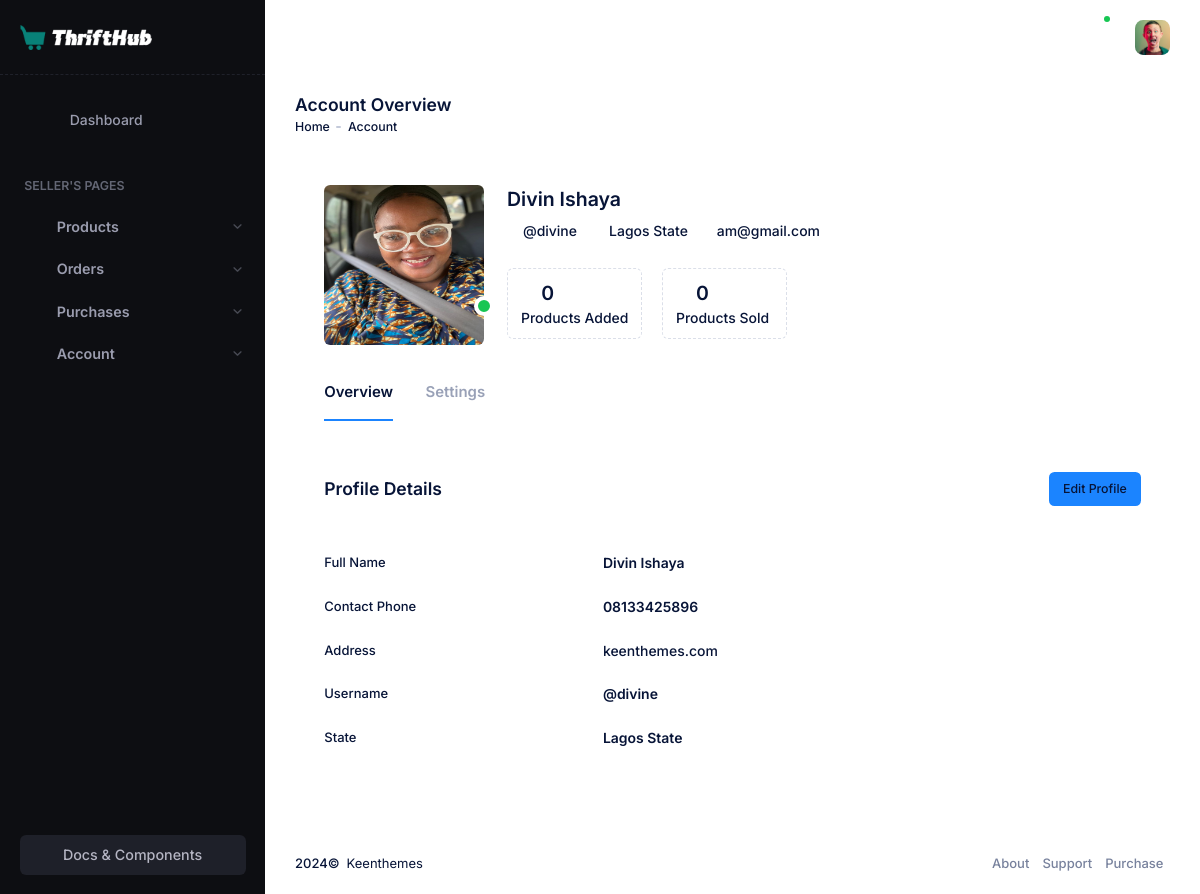
The page /user/user-profile/ (signed in) on the database its author committed.
### accounts/models.py (models this page shows)
class UserProfile(AbstractUser):
    first_name = models.CharField(max_length=50)
    last_name = models.CharField(max_length=50)
    email = models.EmailField(unique=True)
    phone_number = models.CharField(max_length=15)
    state = models.CharField(max_length=50)
    username = models.CharField(max_length=150, unique=True)
    password = models.CharField(max_length=128)
    profile_picture = models.ImageField(upload_to='profile_pictures/', null=True, blank=True)
    class Meta:
        app_label = 'accounts'

### user_dashboard/views.py (the view)
# urls.py: path('user/user-profile/', views.user_profile, name='user_profile'),
@login_required
def user_profile(request):
    return render(request, 'user-templates/user-profile.html')

### templates/user-templates/user-profile.html (shortened to what this page needs)
{% extends 'layouts/user-base.html' %}
{%load static %}
{% load humanize %}
{% block content %}
<div  class="page-title d-flex flex-column justify-content-center flex-wrap me-3 ">
    <h1 class="page-heading d-flex text-dark fw-bold fs-3 flex-column justify-content-center my-0">
        Account Overview
            </h1>
        <ul class="breadcrumb breadcrumb-separatorless fw-semibold fs-7 my-0 pt-1">
            <li class="breadcrumb-item text-muted">
                <a href="{% url 'user_dashboard:dashboard_user' %}" class="text-muted text-hover-primary">
                                Home                            </a>
                                            </li>
                    <li class="breadcrumb-item">
                        <span class="bullet bg-gray-400 w-5px h-2px"></span>
                    </li>
                                    <li class="breadcrumb-item text-muted">
                                                    Account                                            </li>
                    </ul>
    </div>
        </div>
    </div>
<div id="kt_app_content" class="app-content  flex-column-fluid " >
        <div id="kt_app_content_container" class="app-container  container-xxl ">
<div class="card mb-5 mb-xl-10">
    <div class="card-body pt-9 pb-0">
        <div class="d-flex flex-wrap flex-sm-nowrap">
            <div class="me-7 mb-4">
                <div class="symbol symbol-100px symbol-lg-160px symbol-fixed position-relative">
                    <img src="../../media/{{user.profile_picture}}" alt="image" />
                    <div class="position-absolute translate-middle bottom-0 start-100 mb-6 bg-success rounded-circle border border-4 border-body h-20px w-20px"></div>
                </div>
            </div>
            <div class="flex-grow-1">
                <div class="d-flex justify-content-between align-items-start flex-wrap mb-2">
                    <div class="d-flex flex-column">
                        <div class="d-flex align-items-center mb-2">
                            <a href="#" class="text-gray-900 text-hover-primary fs-2 fw-bold me-1">{{user.first_name}} {{user.last_name}}</a>
                            <a href="#"><i class="ki-duotone ki-verify fs-1 text-primary"><span class="path1"></span></i></a>
                        </div>
                        <div class="d-flex flex-wrap fw-semibold fs-6 mb-4 pe-2">
                            <a href="#" class="d-flex align-items-center text-gray-400 text-hover-primary me-5 mb-2">
                                <i class="ki-duotone ki-profile-circle fs-4 me-1"><span class="path1"></span></i>                                @{{user.username}}
                            </a>
                            <a href="#" class="d-flex align-items-center text-gray-400 text-hover-primary me-5 mb-2">
                                <i class="ki-duotone ki-geolocation fs-4 me-1"><span class="path1"></span></i>                                {{user.state}}
                            </a>
                            <a href="#" class="d-flex align-items-center text-gray-400 text-hover-primary mb-2">
                                <i class="ki-duotone ki-sms fs-4"><span class="path1"></span></i>                                {{user.email}}
                            </a>
                        </div>
                    </div>
                </div>
                <div class="d-flex flex-wrap flex-stack">
                    <div class="d-flex flex-column flex-grow-1 pe-8">
                        <div class="d-flex flex-wrap">
                            <div class="border border-gray-300 border-dashed rounded min-w-125px py-3 px-4 me-6 mb-3">
                                <div class="d-flex align-items-center">
                                    <i class="ki-duotone ki-arrow-down fs-3 text-danger me-2"><span class="path1"></span></i>                                    <div class="fs-2 fw-bold" data-kt-countup="true" data-kt-countup-value="80">0</div>
                                </div>
                                <div class="fw-semibold fs-6 text-gray-400">Products Added</div>
                            </div>
                            <div class="border border-gray-300 border-dashed rounded min-w-125px py-3 px-4 me-6 mb-3">
                                <div class="d-flex align-items-center">
                                    <i class="ki-duotone ki-arrow-down fs-3 text-danger me-2"><span class="path1"></span></i>                                    <div class="fs-2 fw-bold" data-kt-countup="true" data-kt-countup-value="80">0</div>
                                </div>
                                <div class="fw-semibold fs-6 text-gray-400">Products Sold</div>
                            </div>
                        </div>
                    </div>
                </div>
            </div>
        </div>
        <ul class="nav nav-stretch nav-line-tabs nav-line-tabs-2x border-transparent fs-5 fw-bold">
                <li class="nav-item mt-2">
                    <a class="nav-link text-active-primary ms-0 me-10 py-5 active" href="{% url 'user_dashboard:user_profile' %}">
                        Overview                    </a>
                </li>
                <li class="nav-item mt-2">
                    <a class="nav-link text-active-primary ms-0 me-10 py-5 " href="{% url 'user_dashboard:user_setting' %}">
                        Settings                    </a>
                </li>
        </ul>
    </div>
</div>
<div class="card mb-5 mb-xl-10" id="kt_profile_details_view">
    <div class="card-header cursor-pointer">
        <div class="card-title m-0">
            <h3 class="fw-bold m-0">Profile Details</h3>
        </div>
        <a href="{% url 'user_dashboard:user_setting' %}"  class="btn btn-sm btn-primary align-self-center">Edit Profile</a>
    </div>
    <div class="card-body p-9">
        <div class="row mb-7">
            <label class="col-lg-4 fw-semibold text-muted">Full Name</label>
            <div class="col-lg-8">
                <span class="fw-bold fs-6 text-gray-800">{{user.first_name}} {{user.last_name}}</span>
            </div>
        </div>
        <div class="row mb-7">
           <label class="col-lg-4 fw-semibold text-muted">
                Contact Phone
                <span class="ms-1" data-bs-toggle="tooltip" title="Phone number must be active">
                    <i class="ki-duotone ki-information fs-7"><span class="path1"></span></i>                </span>
            </label>
            <div class="col-lg-8 d-flex align-items-center">
                <span class="fw-bold fs-6 text-gray-800 me-2">{{user.phone_number}}</span>
            </div>
        </div>
        <div class="row mb-7">
            <label class="col-lg-4 fw-semibold text-muted">Address</label>
            <div class="col-lg-8">
                <a href="#" class="fw-semibold fs-6 text-gray-800 text-hover-primary">keenthemes.com</a>
            </div>
        </div>
        <div class="row mb-7">
            <label class="col-lg-4 fw-semibold text-muted">
               Username
           </label>
           <div class="col-lg-8">
               <span class="fw-bold fs-6 text-gray-800">@{{user.username}}</span>
           </div>
       </div>
        <div class="row mb-7">
             <label class="col-lg-4 fw-semibold text-muted">
                State
                <span class="ms-1" data-bs-toggle="tooltip" title="Country of origination">
                    <i class="ki-duotone ki-information fs-7"><span class="path1"></span></i>                </span>
            </label>
            <div class="col-lg-8">
                <span class="fw-bold fs-6 text-gray-800">{{user.state}}</span>
            </div>
        </div>
    </div>
</div>
        </div>
    </div>
                                    </div>
{%endblock%}

### rows shown on the page
UserProfile: profile_picture (picture), first_name "Divin", last_name "Ishaya", username "divine", state "Lagos State", email "am@gmail.com", phone_number "08133425896"
